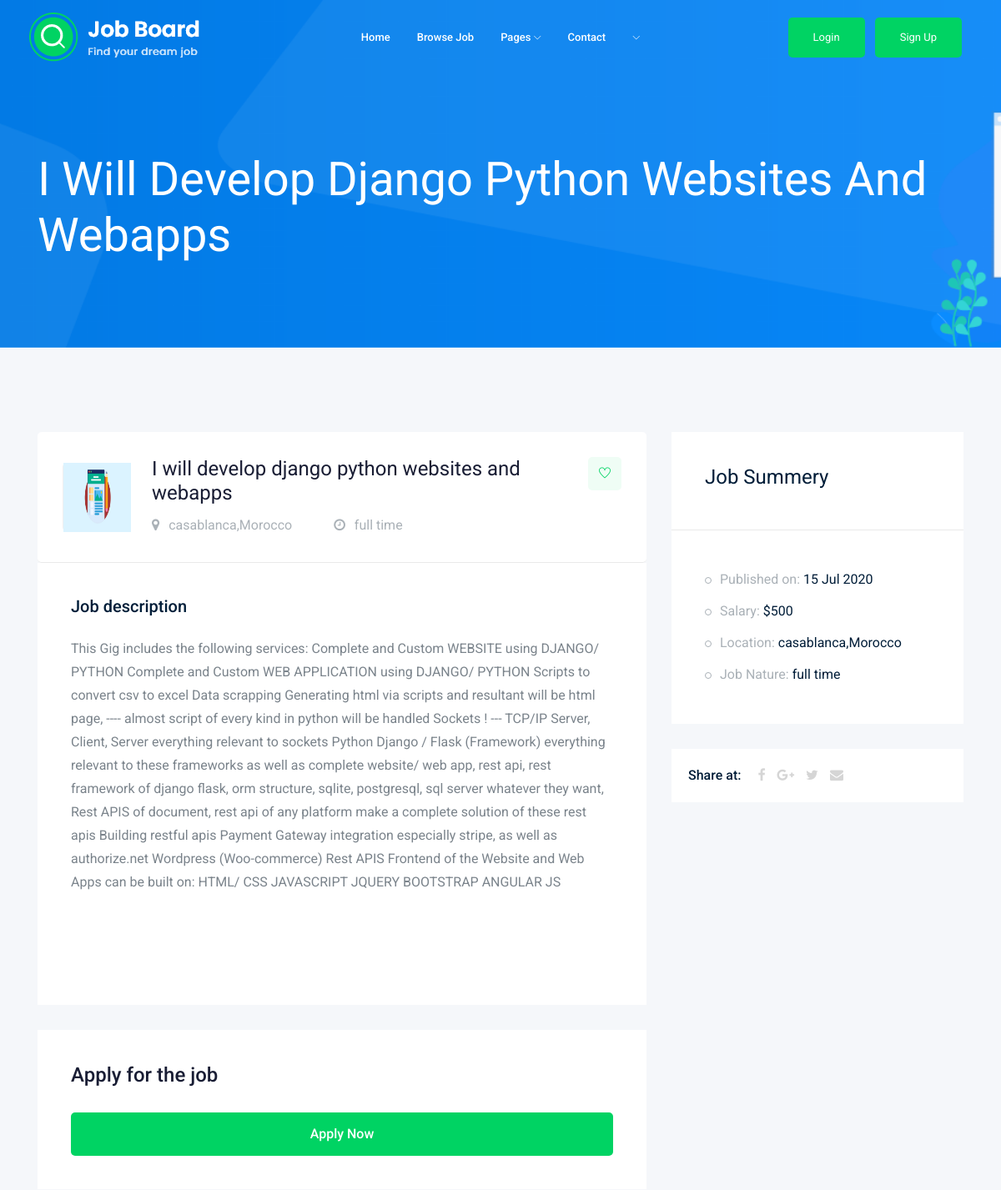
Before: /1 (upper part) with the older database file.
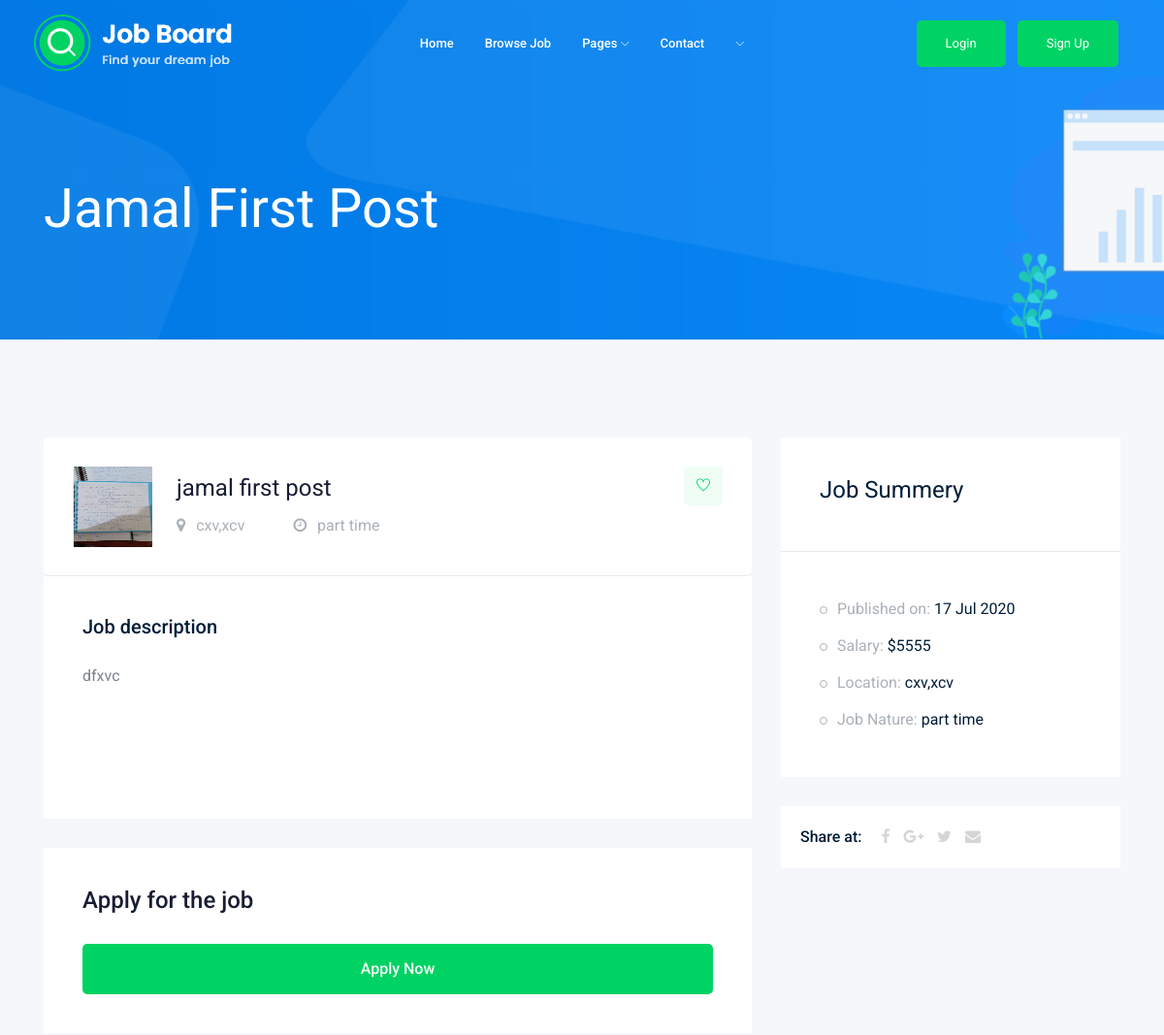
After: the same page with the newer database file.
### Job/models.py (models this page shows, shortened)
class Job(models.Model):
    owner=models.ForeignKey(User ,on_delete=models.CASCADE)
    title=models.CharField(max_length=200)
    description=models.TextField()
    image=models.ImageField(upload_to='media/images/')
    city = models.CharField(max_length=200)
    contry=models.CharField(max_length=200)
    job_type = models.CharField(max_length=10, choices=Job_Type)
    published_at=models.DateTimeField(auto_now_add=True)
    salary=models.IntegerField(default=0)
    slug = models.SlugField(null=True, blank=True)

### Job/views.py (the view)
# urls.py: path('<int:id>', v.job, name='job'),
def job(request,id):
    job=get_object_or_404(Job,id=id)
    comments=Comment.objects.all()
    if request.method == 'POST':
        form = commentform(request.POST, request.FILES)
        if form.is_valid():
            form.save()
            return redirect("/")
    else:
        form = commentform()
    context = {
        'form': form,
        'job': job,
        'comments': comments,
    }
    return render(request, 'job_details.html', context)

### Job/templates/job_details.html (shortened to what this page needs)
{% extends 'base.html' %}
{% load static %}
{% load bootstrap4 %}
{% block content %}
<div class="bradcam_area bradcam_bg_1">
    <div class="container">
        <div class="row">
            <div class="col-xl-12">
                <div class="bradcam_text">
                    <h3>{{job.title}}</h3>
                </div>
            </div>
        </div>
    </div>
</div>
<div class="job_details_area">
    <div class="container">
        <div class="row">
            <div class="col-lg-8">
                <div class="job_details_header">
                    <div class="single_jobs white-bg d-flex justify-content-between">
                        <div class="jobs_left d-flex align-items-center">
                            <div class="thumb">
                                <img src="{{job.image.url}} " alt="" style="margin-left: -15px;height: 83px; weight: 37px;width: 81px;margin-top: -16px;">
                            </div>
                            <div class="jobs_conetent">
                                <a href="#">
                                    <h4>{{job.title}}</h4>
                                </a>
                                <div class="links_locat d-flex align-items-center">
                                    <div class="location">
                                        <p> <i class="fa fa-map-marker"></i> {{job.city}},{{job.contry}}</p>
                                    </div>
                                    <div class="location">
                                        <p> <i class="fa fa-clock-o"></i> {{job.job_type}}</p>
                                    </div>
                                </div>
                            </div>
                        </div>
                        <div class="jobs_right">
                            <div class="apply_now">
                                <a class="heart_mark" href="#"> <i class="ti-heart"></i> </a>
                            </div>
                        </div>
                    </div>
                </div>
                <div class="descript_wrap white-bg">
                    <div class="single_wrap">
                        <h4>Job description</h4>
                        <p>{{job.description}}</p>
                    </div>
                </div>
                <div class="descript_wrap white-bg">
                </div>
                <div class="apply_job_form white-bg">
                    <h4>Apply for the job</h4>
                    <a class="boxed-btn3 w-100" href="{% url 'Job:apply' job.id %} ">Apply Now</a>
                    <br>
                </div>
            </div>
            <div class="col-lg-4">
                <div class="job_sumary">
                    <div class="summery_header">
                        <h3>Job Summery</h3>
                    </div>
                    <div class="job_content">
                        <ul>
                            <li>Published on: <span>{{job.published_at|date:"d M o "}}</span></li>
                            <li>Salary: <span> ${{job.salary}} </span></li>
                            <li>Location: <span>{{job.city}},{{job.contry}}</span></li>
                            <li>Job Nature: <span> {{job.job_type}}</span></li>
                        </ul>
                    </div>
                </div>
                <div class="share_wrap d-flex">
                    <span>Share at:</span>
                    <ul>
                        <li><a href="#"> <i class="fa fa-facebook"></i></a> </li>
                        <li><a href="#"> <i class="fa fa-google-plus"></i></a> </li>
                        <li><a href="#"> <i class="fa fa-twitter"></i></a> </li>
                        <li><a href="#"> <i class="fa fa-envelope"></i></a> </li>
                    </ul>
                </div>
            </div>
        </div>
    </div>
</div>
{% endblock content %}

Changed rows visible on the page:
changed Job: title "I Will Develop Django Python Websites And Webapps" → "Jamal First Post"; image: a different picture; title "I will develop django python websites and webapps" → "jamal first post"; city "casablanca" → "cxv"; contry "Morocco" → "xcv"; job_type "full time" → "part time"; description "This Gig includes the following services: Complete and Custom WEBSITE using DJANGO/ PYTHON Complete and Custom WEB APPLICATION using DJANGO/ PYTHON Scripts to convert csv to excel Data scrapping Generating html via scripts and resultant will be html page, ---- almost script of every kind in python will be handled Sockets ! --- TCP/IP Server, Client, Server everything relevant to sockets Python Django / Flask (Framework) everything relevant to these frameworks as well as complete website/ web app, rest api, rest framework of django flask, orm structure, sqlite, postgresql, sql server whatever they want, Rest APIS of document, rest api of any platform make a complete solution of these rest…" → "dfxvc"; published_at "15 Jul 2020" → "17 Jul 2020"; salary "500" → "5555"
